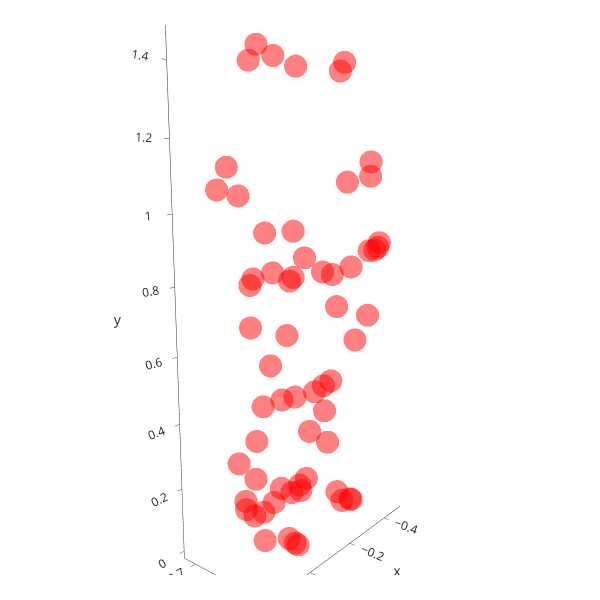

The notebook cell this image was saved under:
### Code cell
df_temp = pd.DataFrame({'marker': markers, 'x':xyz[0,:,0], 'y':xyz[0,:,1], 'z':xyz[0,:,2]})
fig = px.scatter_3d(df_temp, x='x', y='z', z='y', hover_data='marker',
                    width=600, height=600,
                    template='simple_white',
                    color_discrete_sequence=['rgba(255,0,0,0.5)'])
fig.update_layout(margin=dict(b=25, t=25, l=25, r=25))
fig.update_layout(scene_aspectmode='data')
fig.show()

### Figure 1 — Plotly figure (JSON) as saved in the notebook; plotly's stock layout.template omitted (floating-point values rounded to 4 significant figures)
{"data": [{"customdata": [["Neck"], ["RShoulder"], ["RElbow"], ["RWrist"], ["LShoulder"], ["LElbow"], ["LWrist"], ["midHip"], ["RHip"], ["RKnee"], ["RAnkle"], ["LHip"], ["LKnee"], ["LAnkle"], ["LBigToe"], ["LSmallToe"], ["LHeel"], ["RBigToe"], ["RSmallToe"], ["RHeel"], ["r.ASIS_study"], ["L.ASIS_study"], ["r.PSIS_study"], ["L.PSIS_study"], ["r_knee_study"], ["r_mknee_study"], ["r_ankle_study"], ["r_mankle_study"], ["r_toe_study"], ["r_5meta_study"], ["r_calc_study"], ["L_knee_study"], ["L_mknee_study"], ["L_ankle_study"], ["L_mankle_study"], ["L_toe_study"], ["L_calc_study"], ["L_5meta_study"], ["r_shoulder_study"], ["L_shoulder_study"], ["C7_study"], ["r_thigh1_study"], ["r_thigh2_study"], ["r_thigh3_study"], ["L_thigh1_study"], ["L_thigh2_study"], ["L_thigh3_study"], ["r_sh1_study"], ["r_sh2_study"], ["r_sh3_study"], ["L_sh1_study"], ["L_sh2_study"], ["L_sh3_study"], ["RHJC_study"], ["LHJC_study"], ["r_lelbow_study"], ["r_melbow_study"], ["r_lwrist_study"], ["r_mwrist_study"], ["L_lelbow_study"], ["L_melbow_study"], ["L_lwrist_study"], ["L_mwrist_study"]], "hovertemplate": "x=%{x}<br>z=%{y}<br>y=%{z}<br>marker=%{customdata[0]}<extra></extra>", "legendgroup": "", "marker": {"color": "rgba(255,0,0,0.5)", "symbol": "circle"}, "mode": "markers", "name": "", "scene": "scene", "showlegend": false, "type": "scatter3d", "x": [-0.1477, 0.04664, 0.137, 0.1307, -0.3403, -0.466, -0.4065, -0.1574, -0.03181, -0.05992, -0.04961, -0.282, -0.251, -0.2712, -0.3596, -0.3559, -0.2528, -0.03399, -0.03393, -0.0587, 0.003702, -0.3207, -0.08996, -0.2168, 0.02105, -0.103, -0.006309, -0.09905, -0.04302, 0.0143, -0.06774, -0.3168, -0.1959, -0.3221, -0.2391, -0.333, -0.2513, -0.3798, 0.02434, -0.3401, -0.1572, 0.03573, 0.05243, 0.05738, -0.3548, -0.3625, -0.3602, 0.0214, 0.02723, 0.02728, -0.3287, -0.351, -0.3334, -0.05929, -0.2547, 0.1606, 0.06712, 0.1117, 0.1348, -0.4824, -0.4059, -0.3859, -0.4101], "y": [-0.5858, -0.5852, -0.5822, -0.5, -0.5695, -0.535, -0.4645, -0.4933, -0.5001, -0.5673, -0.6361, -0.4796, -0.5578, -0.672, -0.5188, -0.5216, -0.6922, -0.4846, -0.4957, -0.6838, -0.4311, -0.4204, -0.6576, -0.6538, -0.5694, -0.5533, -0.6691, -0.6368, -0.5269, -0.5732, -0.7307, -0.5775, -0.5507, -0.6834, -0.641, -0.5385, -0.7379, -0.5933, -0.5779, -0.5538, -0.6796, -0.4662, -0.5115, -0.5804, -0.4643, -0.516, -0.5888, -0.596, -0.5956, -0.6642, -0.6116, -0.6143, -0.6791, -0.536, -0.5296, -0.595, -0.6104, -0.4487, -0.507, -0.546, -0.5842, -0.446, -0.4987], "z": [1.408, 1.399, 1.126, 0.8423, 1.415, 1.147, 0.8822, 0.8289, 0.8272, 0.449, 0.06796, 0.8314, 0.4465, 0.06388, 0.0252, 0.02797, 0.03672, 0.02114, 0.02276, 0.03516, 0.8905, 0.8841, 0.9374, 0.9349, 0.4497, 0.4492, 0.08396, 0.08069, 0.022, 0.02407, 0.06616, 0.4426, 0.4422, 0.06547, 0.06565, 0.02571, 0.03822, 0.02176, 1.441, 1.438, 1.447, 0.6795, 0.59, 0.6876, 0.6714, 0.5816, 0.6826, 0.3369, 0.22, 0.249, 0.3281, 0.2084, 0.2363, 0.8097, 0.8065, 1.068, 1.051, 0.8609, 0.8253, 1.102, 1.083, 0.8991, 0.8683]}], "layout": {"height": 600, "legend": {"tracegroupgap": 0}, "margin": {"b": 25, "l": 25, "r": 25, "t": 25}, "scene": {"aspectmode": "data", "aspectratio": {"x": 0.9701, "y": 0.479, "z": 2.152}, "camera": {"center": {"x": 0, "y": 0, "z": 0}, "eye": {"x": 2.168, "y": 1.766, "z": 0.5299}, "projection": {"type": "perspective"}, "up": {"x": -0.0009442, "y": 0.0009451, "z": 1.0}}, "domain": {"x": [0, 1], "y": [0, 1]}, "xaxis": {"title": {"text": "x"}, "type": "linear"}, "yaxis": {"title": {"text": "z"}, "type": "linear"}, "zaxis": {"title": {"text": "y"}, "type": "linear"}}, "width": 600}}
